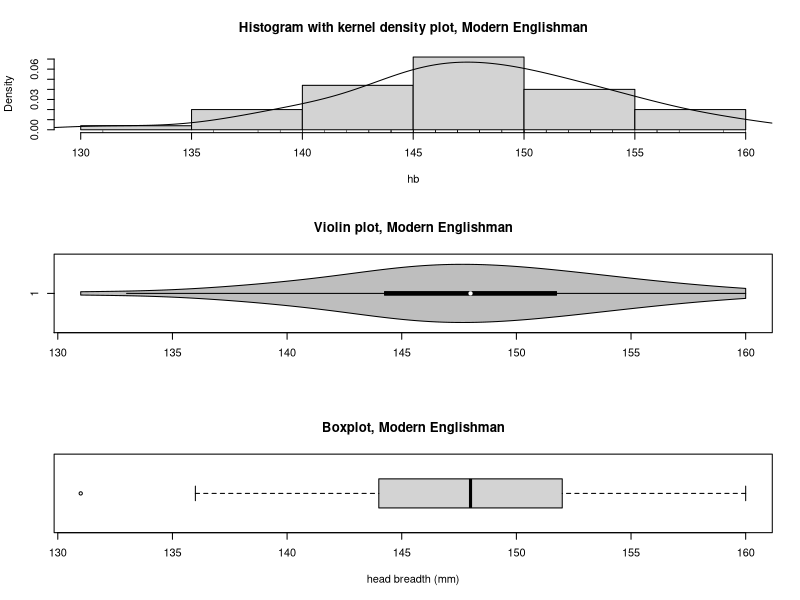

Recreate this plot in R.
# ------------------------------
# Modern Englishman head breadth dataset
# ------------------------------
hb <- c(
  131, 136, 138, 139, 140, 140, 141, 142, 143, 143,
  144, 144, 144, 145, 145, 145, 145, 146, 146, 146,
  147, 147, 147, 147, 148, 148, 148, 148, 149, 149,
  150, 150, 150, 150, 150, 151, 151, 152, 152, 153,
  153, 153, 154, 154, 155, 156, 156, 157, 159, 160
)

# Set up 3 rows, 1 column layout
par(mfrow = c(3, 1))

# ------------------------------
# 1. Histogram with density plot
# ------------------------------
hist(hb, 
     freq = FALSE,
     main = "Histogram with kernel density plot, Modern Englishman")
points(density(hb), type = "l")
rug(hb)

# ------------------------------
# 2. Violin plot
# ------------------------------
library(vioplot)

vioplot(hb, horizontal = TRUE, col = "gray")
title("Violin plot, Modern Englishman")

# Add missing "1" on the left (y-axis)
axis(2, at = 1, labels = "1")

# Add missing bottom value under the violin (x-axis)
axis(1)

# ------------------------------
# 3. Boxplot
# ------------------------------
boxplot(hb,
        horizontal = TRUE,
        main = "Boxplot, Modern Englishman",
        xlab = "head breadth (mm)")
